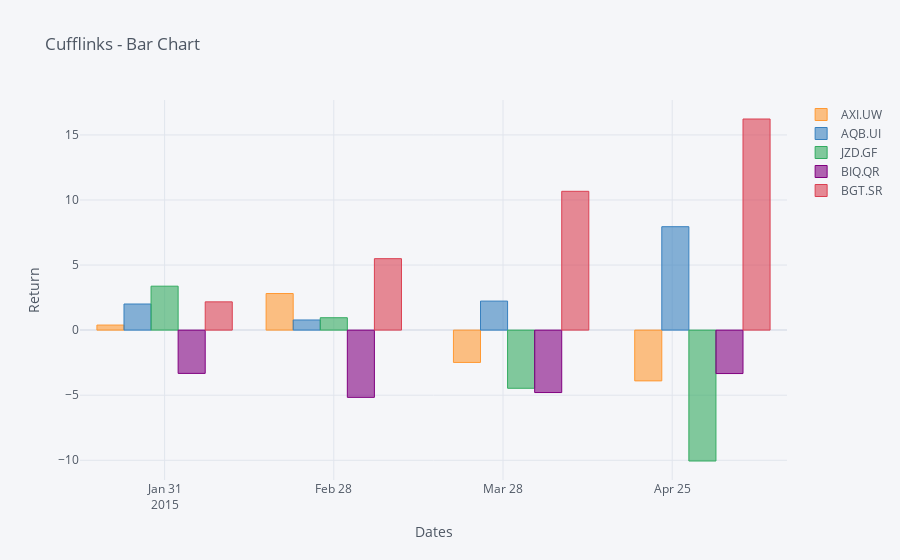

The cell this chart's notebook holds for it:
### Markdown cell above
## Bar Chart

### Code cell
cf.datagen.lines(5).resample('M').mean().iplot(kind='bar',xTitle='Dates',yTitle='Return',title='Cufflinks - Bar Chart')

### Figure 1 — Plotly figure (JSON) as saved in the notebook; plotly's stock layout.template omitted (floating-point values rounded to 4 significant figures)
{"data": [{"marker": {"color": "rgba(255, 153, 51, 0.6)", "line": {"color": "rgba(255, 153, 51, 1.0)", "width": 1}}, "name": "AXI.UW", "orientation": "v", "text": "", "type": "bar", "x": ["2015-01-31", "2015-02-28", "2015-03-31", "2015-04-30"], "y": [0.389, 2.813, -2.484, -3.901]}, {"marker": {"color": "rgba(55, 128, 191, 0.6)", "line": {"color": "rgba(55, 128, 191, 1.0)", "width": 1}}, "name": "AQB.UI", "orientation": "v", "text": "", "type": "bar", "x": ["2015-01-31", "2015-02-28", "2015-03-31", "2015-04-30"], "y": [2.007, 0.7793, 2.231, 7.948]}, {"marker": {"color": "rgba(50, 171, 96, 0.6)", "line": {"color": "rgba(50, 171, 96, 1.0)", "width": 1}}, "name": "JZD.GF", "orientation": "v", "text": "", "type": "bar", "x": ["2015-01-31", "2015-02-28", "2015-03-31", "2015-04-30"], "y": [3.377, 0.9524, -4.468, -10.06]}, {"marker": {"color": "rgba(128, 0, 128, 0.6)", "line": {"color": "rgba(128, 0, 128, 1.0)", "width": 1}}, "name": "BIQ.QR", "orientation": "v", "text": "", "type": "bar", "x": ["2015-01-31", "2015-02-28", "2015-03-31", "2015-04-30"], "y": [-3.325, -5.167, -4.798, -3.337]}, {"marker": {"color": "rgba(219, 64, 82, 0.6)", "line": {"color": "rgba(219, 64, 82, 1.0)", "width": 1}}, "name": "BGT.SR", "orientation": "v", "text": "", "type": "bar", "x": ["2015-01-31", "2015-02-28", "2015-03-31", "2015-04-30"], "y": [2.173, 5.491, 10.67, 16.22]}], "layout": {"legend": {"bgcolor": "#F5F6F9", "font": {"color": "#4D5663"}}, "paper_bgcolor": "#F5F6F9", "plot_bgcolor": "#F5F6F9", "title": {"font": {"color": "#4D5663"}, "text": "Cufflinks - Bar Chart"}, "xaxis": {"gridcolor": "#E1E5ED", "showgrid": true, "tickfont": {"color": "#4D5663"}, "title": {"font": {"color": "#4D5663"}, "text": "Dates"}, "zerolinecolor": "#E1E5ED"}, "yaxis": {"gridcolor": "#E1E5ED", "showgrid": true, "tickfont": {"color": "#4D5663"}, "title": {"font": {"color": "#4D5663"}, "text": "Return"}, "zerolinecolor": "#E1E5ED"}}}
